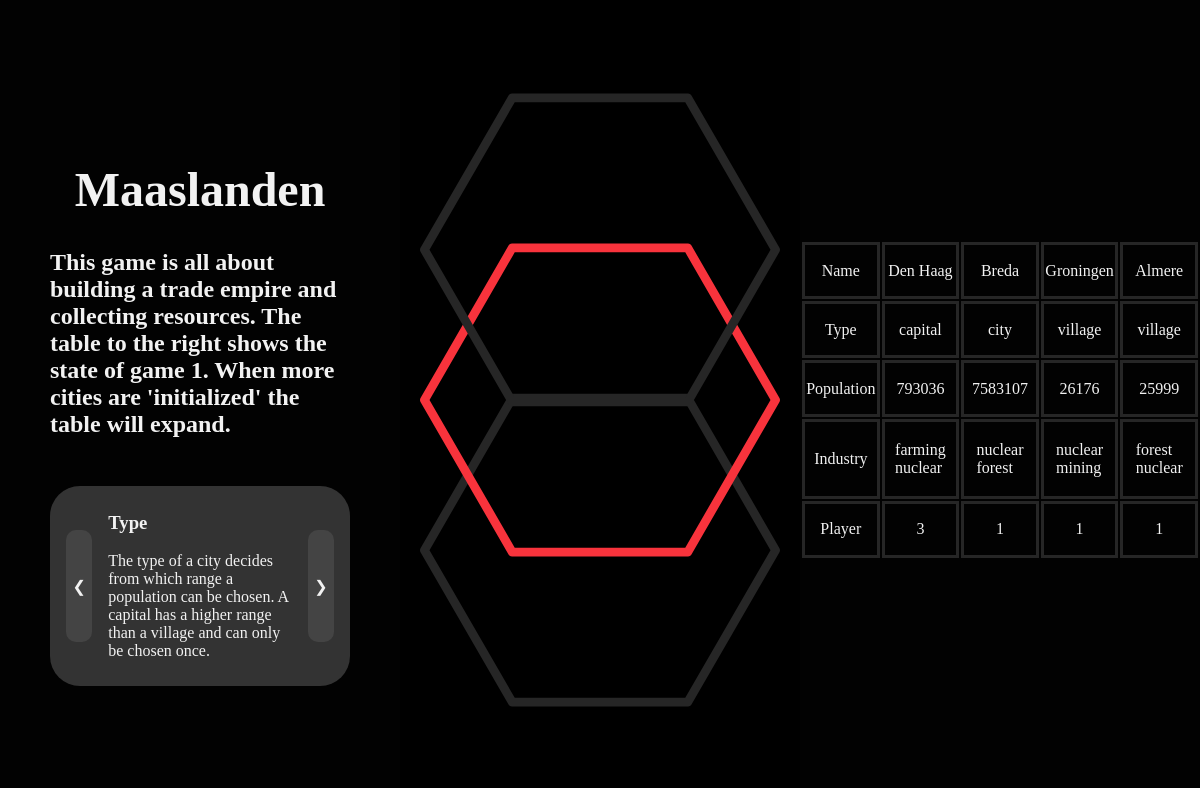
The page / on the database its author committed.
### tables this page shows
CREATE TABLE `game_1` (
  `id` int(11) NOT NULL,
  `type` varchar(16) NOT NULL,
  `name` varchar(32) NOT NULL,
  `industry` json NOT NULL,
  `initial_pop` int(16) NOT NULL,
  `current_pop` int(16) NOT NULL,
  `city_id` int(8) NOT NULL,
  `player_id` int(8) NOT NULL,
  `surroundings` json NOT NULL
);

### index.php (the view, shortened to what this page needs)
<?php
    $game_id = 1;
?>
<!DOCTYPE html>
<html lang="en">
<head>
    <link rel="stylesheet" href="./assets/style.css" />
        <?php
        include './db.php';
        ?></>
</head>
<body>
    <div id="flex-container">
        <div class="main" id="explaination">
            <h2>Maaslanden</h2>
            <div id="explaination-text-background">
                <p>
                    This game is all about building a trade empire and collecting
                    resources. The table to the right shows the state of game <?php echo $game_id?>. When more cities are 'initialized' the table will expand.
                </p>
            </div>
            <div id="slide-show">
                <button class="slide-button" onclick="plusDivs(-1)">
                    &#10094;
                </button>
                <div id="slides">
                    <div class="slide">
                        <h3>Type</h3> <br>The type of a city decides from which range a population can be chosen. A capital has a higher range than a village and can only be chosen once.
                    </div>
                </div>
                <button class="slide-button" onclick="plusDivs(1)">
                    &#10095;
                </button>
            </div>
        </div>
        <div class="main" id="logo">
            <img src="./assets/img/logo_2.svg" id="logo-img" />
        </div>
        <div class="main" id="table-section">
            <?php
            try {
                $conn = new PDO("mysql:host=$servername;dbname=$dbname", $username, $password);
                $conn->setAttribute(PDO::ATTR_ERRMODE, PDO::ERRMODE_EXCEPTION);
            } catch (PDOException $e) {
                echo "Connection failed: " . $e->getMessage();
            }
            $sql = "SELECT * FROM game_$game_id limit 4";
            $stmt = $conn->prepare($sql);
            $stmt->execute();
            $result = $stmt->fetchAll(PDO::FETCH_ASSOC);
            ?>
            <table id="table">
                <tr>
                    <td><p>Name</p> </td>
                    <?php
                    foreach ($result as $city) {
                        echo "<td><p>" . $city["name"] . "</p></td>";
                    }
                    ?>
                </tr>
                <tr>
                    <td><p>Type </p></td>
                    <?php
                    foreach ($result as $city) {
                        echo "<td><p>" . $city["type"] . "</p></td>";
                    }
                    ?>
                </tr>
                <tr>
                    <td><p> Population </p></td>
                    <?php
                    foreach ($result as $city) {
                        echo "<td><p>" . $city["current_pop"] . "</p></td>";
                    }
                    ?>
                </tr>
                <tr>
                    <td><p> Industry </p></td>
                    <?php
                    foreach ($result as $city){
                        $indu_decoded = json_decode($city["industry"]);
                        echo "<td><p>";
                        foreach ($indu_decoded as $indu){
                            echo $indu . "<br>";
                        };
                        echo "</p></td>";
                    }
                    ?>
                </tr>
                <tr>
                    <td>
                        <p>
                            Player
                        </p>
                    </td>
                    <?php
                    foreach ($result as $city) {
                        echo "<td><p>" . $city["player_id"] . "</p></td>";
                    }
                    ?>
                </tr>
            </table>
        </div>
    </div>
</body>
</html>

### assets/style.css (style rules this page uses)
* { margin: 0; padding: 0; }
body { background-color: #020202; color: #f2f2f2 }
.main { width: calc(100% / 3); display: flex; justify-content: center; align-items: center; }
#flex-container { display: flex; flex-wrap: wrap; justify-content: space-around; }
h2 { font-size: 3rem; }
#explaination { display: flex; align-items: center; flex-direction: column; justify-content: center; height: 100vh; }
#explaination-text-background { display: flex; align-items: center; flex-direction: column; justify-content: center; }
#explaination h2 { margin-top: 3rem; }
#explaination-text-background p { margin-top: 2rem; font-size: 1.5rem; width: 75%; font-weight: bold; }
#logo { background-color: black; height: 100vh; }
#logo-img { width: 90%; height: 90%; }
#logo { justify-content: center; align-items: center; }
.slide { display: none; width: 100%; background-color: #333333; }
#slide-show { width: 75%; height: 20%; background-color: #333333; margin-top: 3rem; display: flex; justify-content: space-between; align-items: center; border-radius: 30px; padding-top: 20px; padding-bottom: 20px; }
#slides { display: flex; justify-content: center; align-items: center; width: 70%; background-color: black; }
.slide-button { all:unset; width: 10%; height: 70%; background-color: #444444; margin-left: 1rem; margin-right: 1rem; display: flex; align-items: center; justify-content: center; border-radius: 10px; }
#table td { border: solid #262626; }
#table tr { height: 30px; background-color: #020202; width: 25%; }
#table { height: 40%; width: 100%; }
#table tr td p { display: flex; justify-content: center; align-items: center; }
#table-section { height: 100vh; display: flex; justify-content: center; align-items: center; }

### rows shown on the page
game_1: name "Den Haag", type "capital", current_pop "793036", industry "farming", industry "nuclear", player "3"
game_1: name "Breda", type "city", current_pop "7583107", industry "nuclear", industry "forest", player "1"
game_1: name "Groningen", type "village", current_pop "26176", industry "nuclear", industry "mining", player "1"
game_1: name "Almere", type "village", current_pop "25999", industry "forest", industry "nuclear", player "1"

### other values the page prints
$game_id "1"
